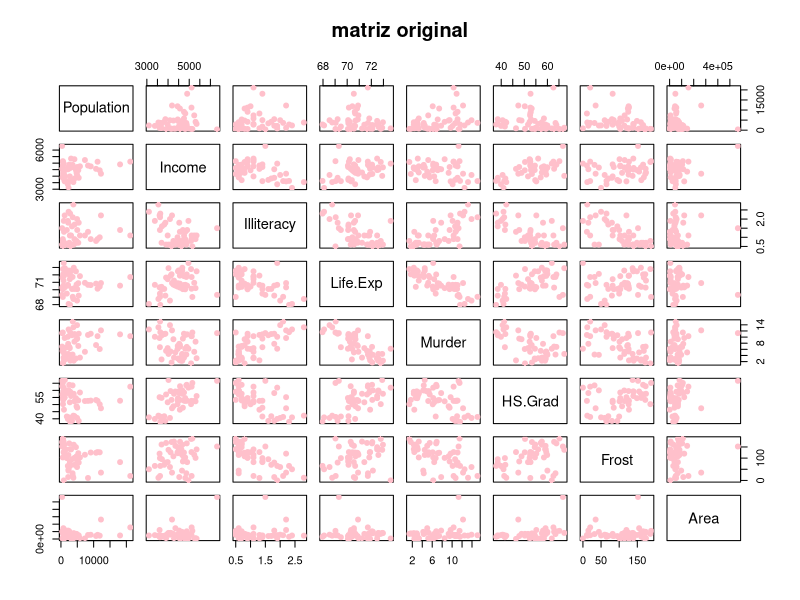
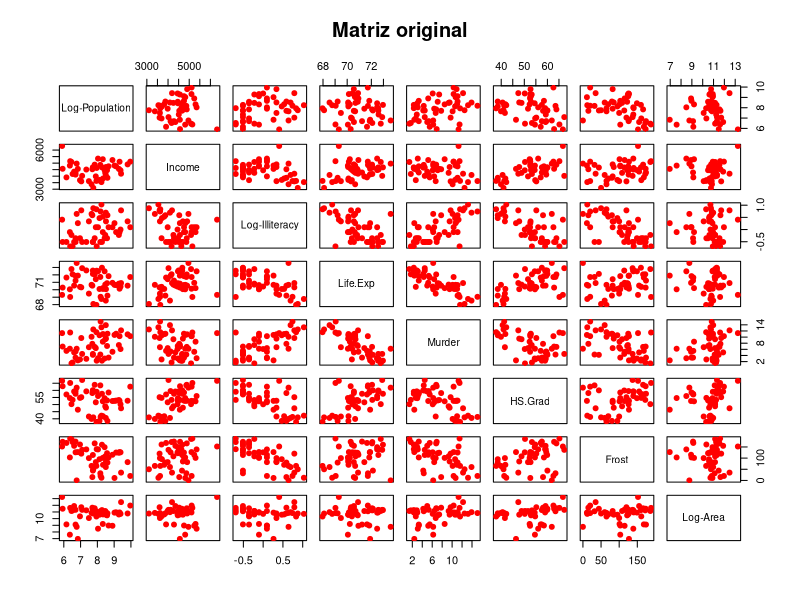
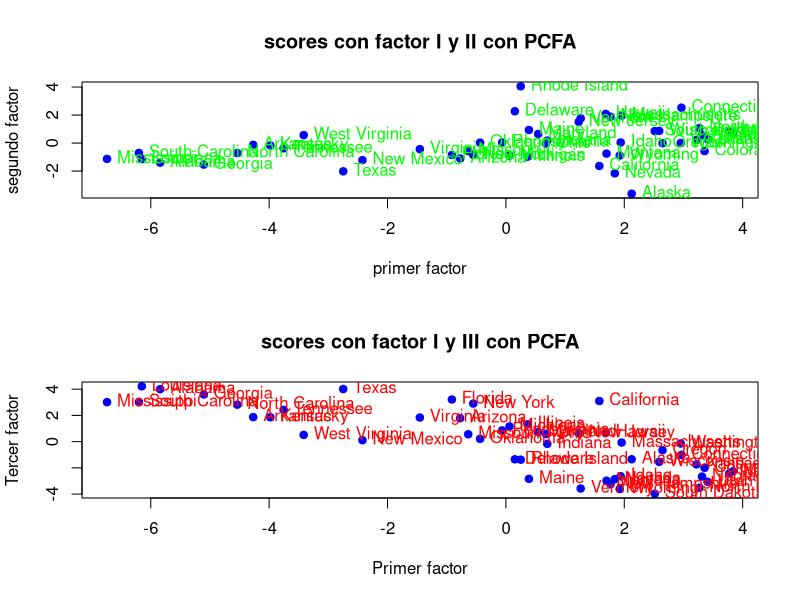
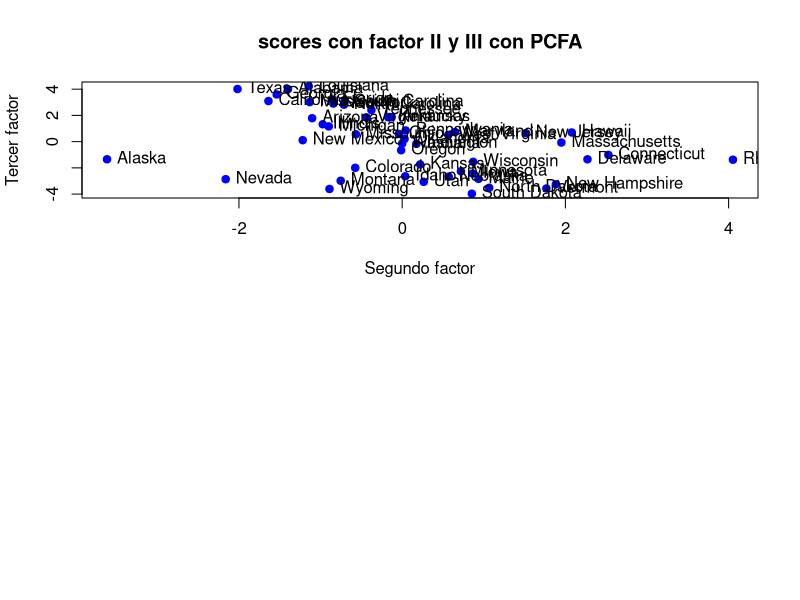

These charts were generated, in order, by the following R code:
#ANALISIS FACTORIAL

#1.- Lectura de la matriz de datos
x<-as.data.frame(state.x77)

#2.- Quitar los espacios de los nombres
colnames(x)[4]="Life.Exp"
colnames(x)[6]= "HS.Grad"

#3.- Separa n (estados) y p (variables)
n<-dim(x)[1]
p<-dim(x)[2]

#4.- Generacion de un scater plot para la
# visualización de variables originales
pairs(x, col="pink", pch=19, main="matriz original")

# Transformación de alguna varibles
#1.- Aplicamos logaritmo para las columnas 1,3 y 8
x[,1]<-log(x[,1])
colnames(x)[1]<-"Log-Population"

x[,3]<-log(x[,3])
colnames(x)[3]<-"Log-Illiteracy"

x[,8]<-log(x[,8])
colnames(x)[8]<-"Log-Area"

# Grafico scater para la visualizacion de la 
# matriz original con 3 variables que se incluyeron
pairs(x,col="red", pch=19, main="Matriz original")

# Nota: Como las variables tiene diferentes unidades
# de medida, se va a implementar la matriz de
# correlaciones para estimar la matriz de carga

# Reduccion de la dimensionalidad 
# Análsis Factorial de componentes principales (PCFA)

#1.- Calcular la matriz de medias y de correlaciones
# Matriz de medias
mu<-colMeans(x)
mu

#Matriz de correlaciones
R<-cor(x)
R

# 2.- Reducción de la dimensionalidad mediante
# Análisis factorial de componentes principales (PCFA).

# 1.- Calcular los valores y vectores propios.
eR<-eigen(R)

# 2.- Valores propios
eigen.val<-eR$values
eigen.val

# 3.- Vectores propios
eigen.vec<-eR$vectors
eigen.vec

# 4.- Calcular la proporcion de variabilidad
prop.var<-eigen.val/sum(eigen.val)
prop.var

# 5.- Calcular la proporcion de variabilidad acumulada
prop.var.acum<-cumsum(eigen.val)/sum(eigen.val)
prop.var.acum

# Estimacion de la matriz de carga

# Nota: se estima la matriz de carga usando los 
# autovalores y autovectores.
# se aplica la rotación varimax

# Primera estimación de Lamda mayuscula
# se calcula multiplicando la matriz de los 
# 3 primeros autovectores por la matriz diagonal
# formada por la raiz cuadrada de los primeros
# 3 autovalores.

L.est.1<-eigen.vec[,1:3] %*% diag(sqrt(eigen.val[1:3]))
L.est.1

# Rotación varimax
L.est.1.var<-varimax(L.est.1)
L.est.1.var

# Estimación de la matriz de los errores
#1.- Estimación de la matriz de perturbaciones
Psi.est.1<-diag(diag(R-as.matrix(L.est.1.var$loadings)%*% t(as.matrix(L.est.1.var$loadings))))
Psi.est.1

# 2.- Se utiliza el método Análisis de factor principal (PFA)
# para estimación de autovalores y autovectores
RP<-R-Psi.est.1
RP


# Calculo de la matriz de autovalores y autovectores
eRP<-eigen(RP)

# Autovalores
eigen.val.RP<-eRP$values
eigen.val.RP

# Autovectores
eigen.vec.RP<-eRP$vectors
eigen.val.RP

# Proporcion de variabilidad
prop.var.RP<-eigen.val.RP/ sum(eigen.val.RP)
prop.var.RP

# Proporcion de variabilidad acumulada
prop.var.RP.acum<-cumsum(eigen.val.RP)/ sum(eigen.val.RP)
prop.var.RP.acum

# Estimación de la matriz de cargas
# con rotación varimax
L.est.2<-eigen.vec.RP[,1:3] %*% diag(sqrt(eigen.val.RP[1:3]))
L.est.2

# Rotacion varimax
L.est.2.var<-varimax(L.est.2)

# Estimación de la matriz de covarianzas de los errores.
Psi.est.2<-diag(diag(R-as.matrix(L.est.2.var$loadings)%*% t(as.matrix(L.est.2.var$loadings))))
Psi.est.2

# Obtencion de los scores de ambos métodos

# PCFA
FS.est.1<-scale(x)%*% as.matrix(L.est.1.var$loadings)
FS.est.1

# PFA
FS.est.2<-scale(x)%*% as.matrix (L.est.2.var$loadings)
FS.est.2

# Graficamos ambos scores
par(mfrow=c(2,1))

# Factor I y II
pl1<-plot(FS.est.1[,1], FS.est.1[,2], xlab="primer factor",
          ylab="segundo factor", main="scores con factor I y II con PCFA",
          pch=19, col="blue")
text(FS.est.1[,1], FS.est.1[,2], labels = rownames(x), pos=4, col="green")

# Factor I y III
pl2<-plot(FS.est.1[,1], FS.est.1[,3], xlab="Primer factor",
          ylab="Tercer factor", main="scores con factor I y III con PCFA",
          pch=19, col="blue")
text(FS.est.1[,1], FS.est.1[,3], labels = rownames(x), pos=4, col="red")

# Factor II y III
pl3<-plot(FS.est.1[,2], FS.est.1[,3], xlab="Segundo factor",
          ylab="Tercer factor", main="scores con factor II y III con PCFA",
          pch=19, col="blue")
text(FS.est.1[,2], FS.est.1[,3], labels = rownames(x), pos=4, col="black")